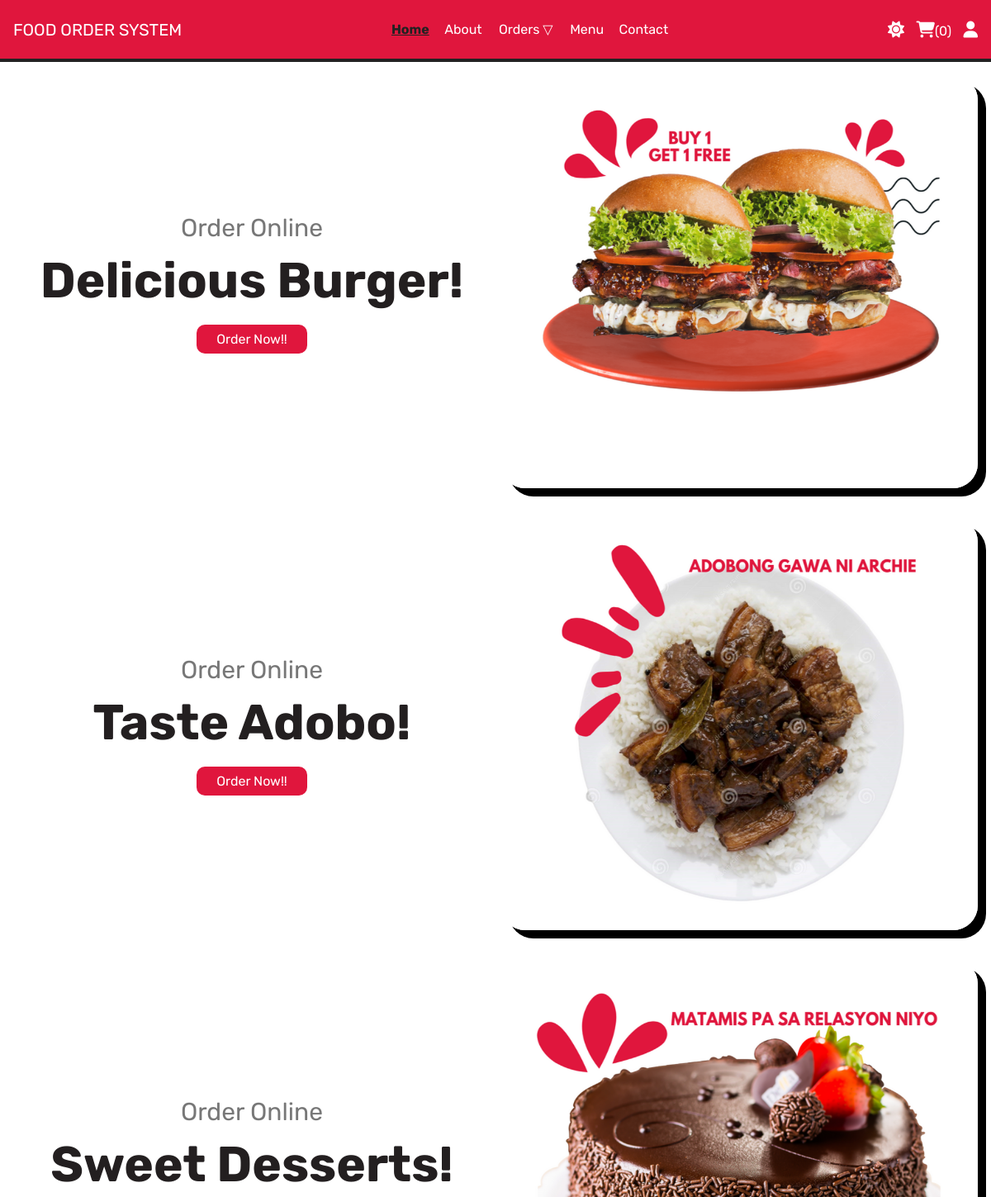
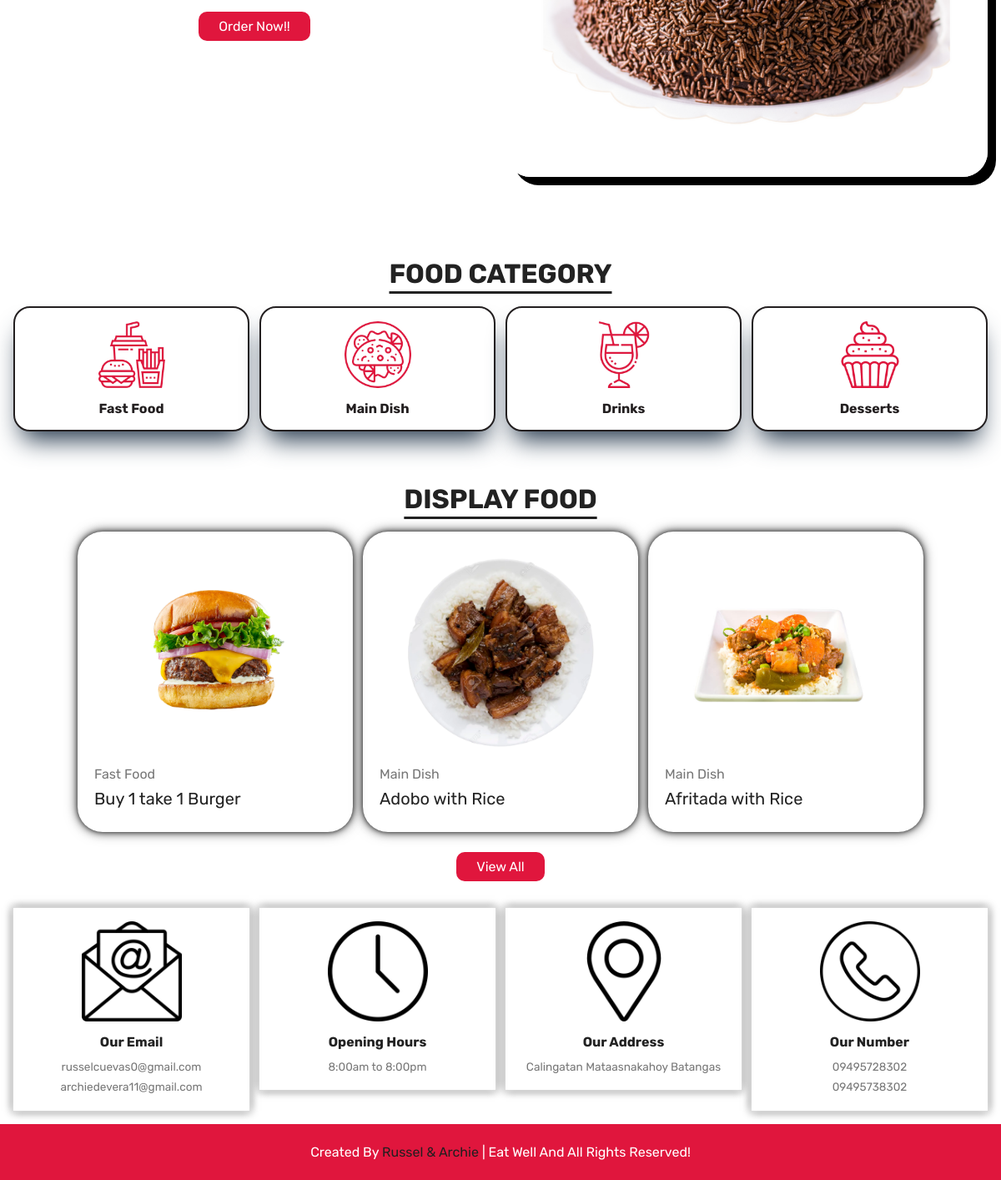
The app's page /home.php with its own data (2 pictures, top to bottom).
### tables this page shows
CREATE TABLE `products` (
  `id` int(100) NOT NULL,
  `name` varchar(100) NOT NULL,
  `category` varchar(100) NOT NULL,
  `price` int(100) NOT NULL,
  `image` varchar(100) NOT NULL
);

### home.php (the view, shortened to what this page needs)
<?php
include 'components/connect.php';
?>
<!DOCTYPE html>
<html lang="en">
<head>
   <link rel="stylesheet" href="https://cdn.jsdelivr.net/npm/swiper@9/swiper-bundle.min.css" />
   <link rel="stylesheet" href="https://cdnjs.cloudflare.com/ajax/libs/font-awesome/6.4.0/css/all.min.css"
 />
   <link rel="stylesheet" href="css/style.css">
</head>
<body>
<?php include 'components/user_header.php';?>
<section class="home">
   <div class="swiper home-slider">
      <div class="swiper-wrapper">
         <div class="swiper-slide slide">
            <div class="content">
               <span>Order Online</span>
               <h3>Delicious Burger!</h3>
               <a href="menu.php" class="btn">Order Now!!</a>
            </div>
            <div class="image">
               <img src="images/banner1.png" alt="">
            </div>
         </div>
         <div class="swiper-slide slide">
            <div class="content">
               <span>Order Online</span>
               <h3>Taste adobo!</h3>
               <a href="menu.php" class="btn">Order Now!!</a>
            </div>
            <div class="image">
               <img src="images/banner2.png" alt="">
            </div>
         </div>
         <div class="swiper-slide slide">
            <div class="content">
               <span>Order Online</span>
               <h3>Sweet Desserts!</h3>
               <a href="menu.php" class="btn">Order Now!!</a>
            </div>
            <div class="image">
               <img src="images/banner3.png" alt="">
            </div>
         </div>
      </div>
   </div>
</section>
<section class="category">
   <h1 class="title">FOOD CATEGORY</h1>
   <div class="box-container">
      <a href="category.php?category=fast food" class="box">
         <img src="images/cat-1.png" alt="">
         <h3>Fast Food</h3>
      </a>
      <a href="category.php?category=main dish" class="box">
         <img src="images/cat-2.png" alt="">
         <h3>Main Dish</h3>
      </a>
      <a href="category.php?category=drinks" class="box">
         <img src="images/cat-3.png" alt="">
         <h3>Drinks</h3>
      </a>
      <a href="category.php?category=desserts" class="box">
         <img src="images/cat-4.png" alt="">
         <h3>Desserts</h3>
      </a>
   </div>
</section>
<section class="products">
   <h1 class="title">Display Food</h1>
   <div class="box-container">
      <?php
        $select_products = $conn->prepare("SELECT * FROM `products` LIMIT 3");
        $select_products->execute();
        if ($select_products->rowCount() > 0) {
            while ($fetch_products = $select_products->fetch(PDO::FETCH_ASSOC)) {
        ?>
      <form action="" method="post" class="box">
         <img src="uploaded_img/<?=$fetch_products['image'];?>" alt="">
         <a href="category.php?category=<?=$fetch_products['category'];?>" class="cat"><?=$fetch_products['category'];?></a>
         <div class="name"><?=$fetch_products['name'];?></div>
      </form>
      <?php
}
} else {
    echo '<p class="empty">NO FOOD AVAILABLE!</p>';
}
?>
   </div>
   <div class="more-btn">
      <a href="menu.php" class="btn">View All</a>
   </div>
</section>
<?php include 'components/footer.php';?>
</body>
</html>

### css/style.css (style rules this page uses)
* { font-family: 'Rubik', sans-serif; margin: 0; padding: 0; box-sizing: border-box; outline: none; border: none; text-decoration: none; }
html { font-size: 62.5%; overflow-x: hidden; scroll-behavior: smooth; scroll-padding-top: 56px; }
section { margin: 0 auto; max-width: 1200px; padding: 16px; }
.title { text-align: center; margin-top: 30px; margin-bottom: 20px; font-size: 32px; color: #222; text-transform: uppercase; text-decoration: underline; text-underline-offset: 10px; }
.home .slide { display: flex; flex-wrap: wrap-reverse; gap: 12px; align-items: center; margin-bottom: 32px; }
.home .slide .content { flex: 1 1 320px; text-align: center; }
.home .slide .image { flex: 1 1 320px; }
.home .slide .image img { width: 100%; height: 500px; border-radius: 30px; box-shadow: 10px 10px; }
.home .slide .content span { font-size: 30px; color: #777; }
.home .slide .content h3 { font-size: 60px; text-transform: capitalize; color: #231F20; padding: 10px 0; }
.category .box-container { display: grid; grid-template-columns: repeat(auto-fit, minmax(216px, 1fr)); gap: 12px; align-items: flex-start; }
.category .box-container .box { background-color: white; border-radius: 20px; border: 2px solid #231F20; box-shadow: rgb(38, 57, 77) 0px 20px 30px -10px; padding: 16px; text-align: center; }
.category .box-container .box img { width: 100%; height: 80px; object-fit: contain; }
.category .box-container .box h3 { font-size: 16px; margin-top: 12px; color: #231F20; text-transform: capitalize; }
.products .box-container { display: grid; grid-template-columns: repeat(auto-fit, 330px); justify-content: center; align-items: flex-start; gap: 12px; }
.products .box-container .box { border: none; box-shadow: 0 0 5px rgba(0, 0, 0, .5), 0 0 10px rgba(0, 0, 0, .5), 0 0 15px rgba(0, 0, 0, .5); padding: 20px; position: relative; overflow: hidden; border-radius: 30px; }
.products .box-container .box img { height: 250px; width: 100%; object-fit: contain; margin-bottom: 8px; }
.products .box-container .box .cat { font-size: 16px; color: #777; }
.products .box-container .box .name { font-size: 20px; color: #222; margin: 8px 0; }
.products .more-btn { margin-top: 16px; text-align: center; }
.btn, .delete-btn { margin-top: 8px; display: inline-block; font-size: 16px; padding: 8px 24px; cursor: pointer; text-transform: capitalize; transition: .2s linear; }
.btn { background-color: #E0163D; color: #fff; border-radius: 10px; }

### records on screen
products: image (picture), category "Fast Food", name "Buy 1 take 1 Burger"
products: image (picture), category "Main Dish", name "Adobo with Rice"
products: image (picture), category "Main Dish", name "Afritada with Rice"

### other values on screen
$total_cart_items "0"
